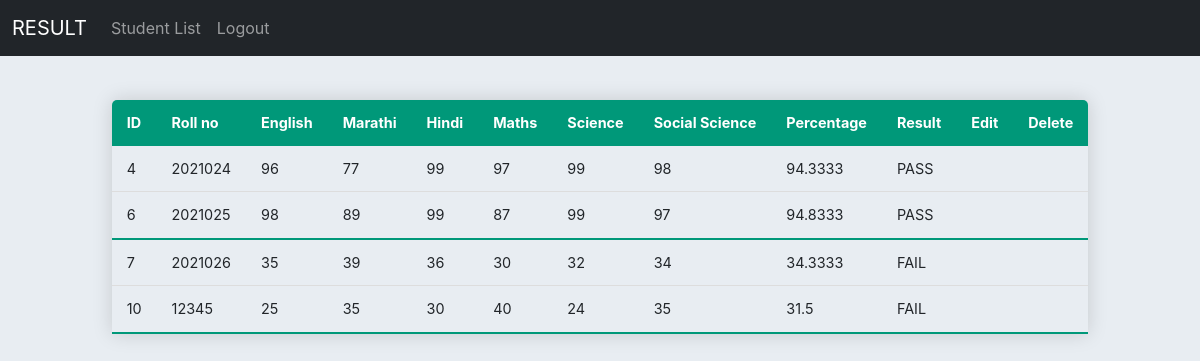
Page /admin/studentlist.php on the committed database.
### tables this page shows
CREATE TABLE `result` (
  `id` int(11) NOT NULL,
  `rollno` int(11) NOT NULL,
  `english` int(10) NOT NULL,
  `marathi` int(10) NOT NULL,
  `hindi` int(10) NOT NULL,
  `maths` int(10) NOT NULL,
  `science` int(10) NOT NULL,
  `socialscience` int(10) NOT NULL,
  `percentage` float NOT NULL,
  `result` varchar(4) NOT NULL
);

### admin/studentlist.php (the view, shortened to what this page needs)
<!DOCTYPE html>
<html lang="en">
<head>
  <link rel="stylesheet" href="https://maxst.icons8.com/vue-static/landings/line-awesome/line-awesome/1.3.0/css/line-awesome.min.css">
  <link href="https://cdn.jsdelivr.net/npm/bootstrap@5.1.3/dist/css/bootstrap.min.css" rel="stylesheet">
  <link rel="stylesheet" href="admin.css" type="text/css">
</head>
<body>
  <nav class="navbar navbar-expand-sm bg-dark navbar-dark fixed-top">
    <div class="container-fluid">
      <a class="navbar-brand" href="adminindex.php">RESULT</a>
      <div class="collapse navbar-collapse" id="collapsibleNavbar">
        <ul class="navbar-nav nav-right">
          <li class="nav-item">
            <a class="nav-link" href="studentlist.php">Student List</a>
          </li>
          <li class="nav-item">
            <a class="nav-link" href="login.php">Logout</a>
          </li>
        </ul>
      </div>
    </div>
  </nav>
          <table class="content-table">
              <thead>
                <tr>
                  <th>ID</th>
                  <th>Roll no</th>
                  <th>English</th>
                  <th>Marathi</th>
                  <th>Hindi</th>
                  <th>Maths</th>
                  <th>Science</th>
                  <th>Social Science</th>
                  <th>Percentage</th>
                  <th>Result</th>
                  <th>Edit</th>
                  <th>Delete</th>
                </tr>
              </thead>
              <tbody>
                <?php
                include 'connect.php';
                $selectquery="select * from result";
                $query = mysqli_query($conn, $selectquery);
                while($res = mysqli_fetch_array($query)){
                ?>
                <tr>
                  <td> <?php echo $res['id']; ?> </td>
                  <td> <?php echo $res['rollno']; ?> </td>
                  <td> <?php echo $res['english']; ?> </td>
                  <td> <?php echo $res['marathi']; ?> </td>
                  <td> <?php echo $res['hindi']; ?> </td>
                  <td> <?php echo $res['maths']; ?> </td>
                  <td> <?php echo $res['science']; ?> </td>
                  <td> <?php echo $res['socialscience']; ?> </td>
                  <td> <?php echo $res['percentage']; ?> </td>
                  <td> <?php echo $res['result']; ?> </td>
                  <td><a href="edit.php?id=<?php echo $res['id']; ?>"><i class="las la-edit"></i></a></td>
                  <td><a href="delete.php?id=<?php echo $res['id']; ?>"><i class="las la-trash"></i></a></td>
                </tr>
                <?php } ?>
              </tbody>
          </table>
</body>
</html>

### admin/admin.css (style rules this page uses)
* { padding: 0; margin: 0; box-sizing: border-box; font-family:-apple-system, BlinkMacSystemFont, 'Segoe UI', Roboto, Oxygen, Ubuntu, Cantarell, 'Open Sans', 'Helvetica Neue', sans-serif; }
body { background-color: #e8edf2; }
.content-table { border-collapse: collapse; margin: 25px 0; font-size: 0.9rem; border-radius: 5px 5px 0 0; min-width: 400px; overflow: hidden; box-shadow: 0 0 20px rgba(0,0,0,0.15); margin-top: 100px; margin-left: auto; margin-right: auto; }
.content-table thead tr { background-color: #009879; color: #fff; text-align: left; }
.content-table th, .content-table td { padding: 12px 15px; }
.content-table tbody tr { border-bottom: 1px solid #dddddd; }
.content-table tbody tr:nth-of-type(even) { border-bottom: 2px solid #009879; }

### rows in the picture
result: id "4", rollno "2021024", english "96", marathi "77", hindi "99", maths "97", science "99", socialscience "98", percentage "94.3333", result "PASS"
result: id "6", rollno "2021025", english "98", marathi "89", hindi "99", maths "87", science "99", socialscience "97", percentage "94.8333", result "PASS"
result: id "7", rollno "2021026", english "35", marathi "39", hindi "36", maths "30", science "32", socialscience "34", percentage "34.3333", result "FAIL"
result: id "10", rollno "12345", english "25", marathi "35", hindi "30", maths "40", science "24", socialscience "35", percentage "31.5", result "FAIL"
